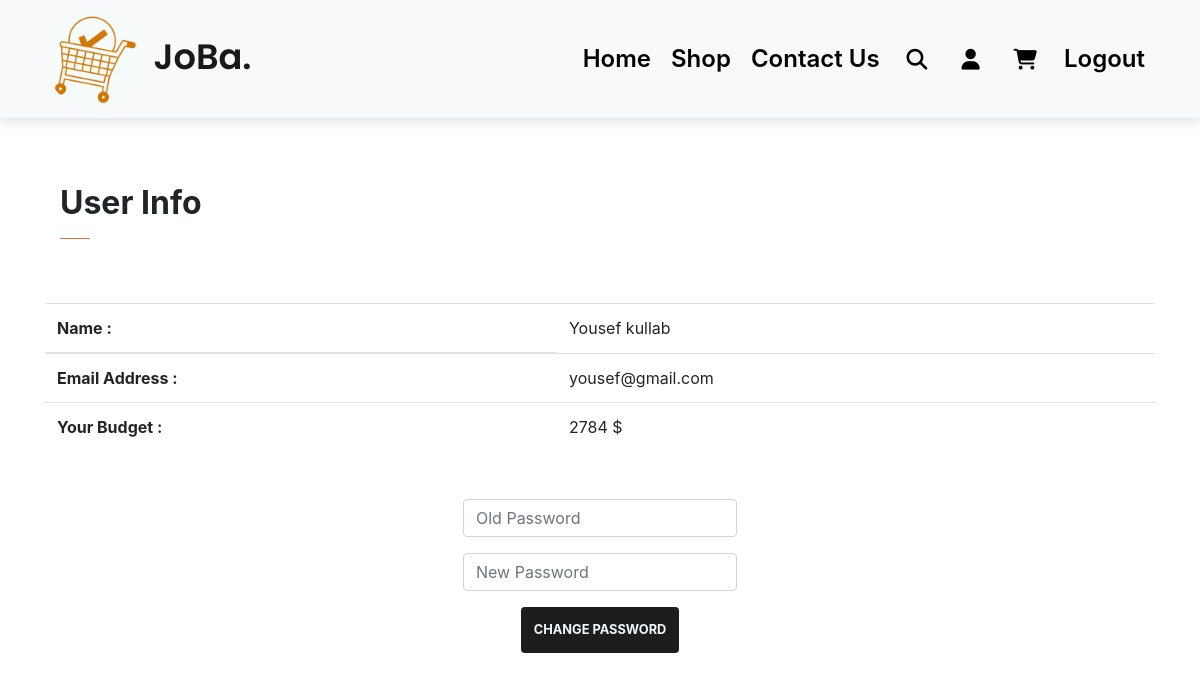
The app's page /profile (signed in), older data.
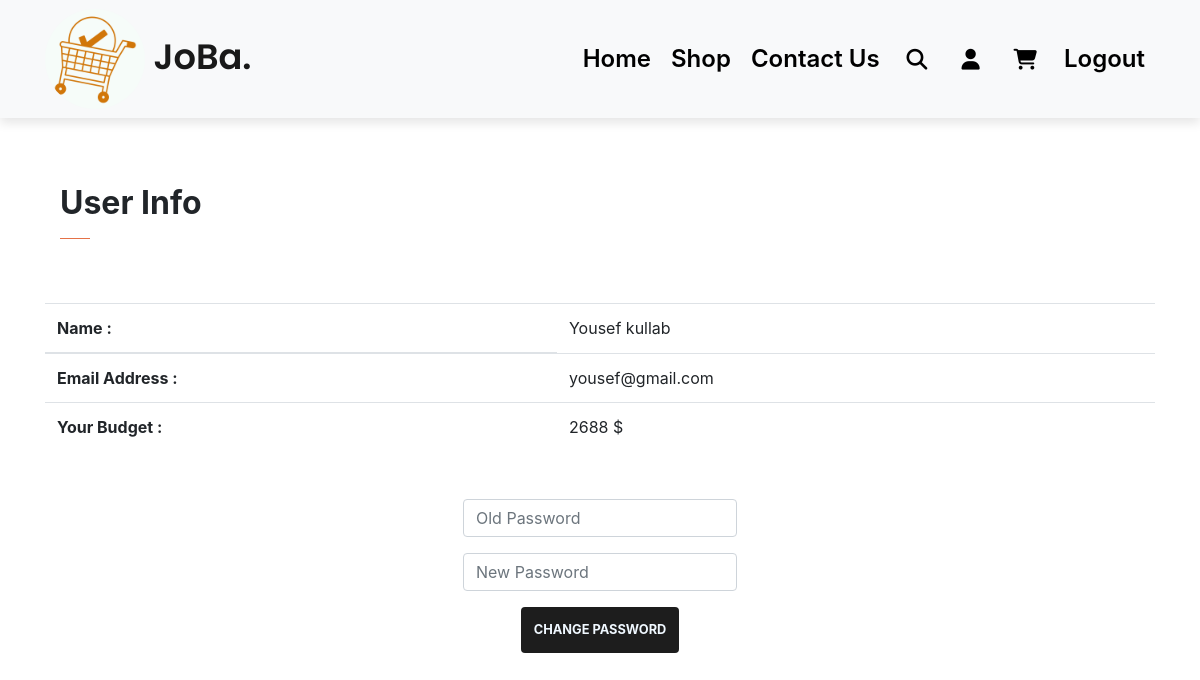
The same page, newer data.
### JoBa/models.py (models this page shows)
class User(db.Model, UserMixin):
    id = db.Column(db.Integer, primary_key=True)
    email = db.Column(db.String(150), unique=True)
    password = db.Column(db.String(150))
    first_name = db.Column(db.String(150))
    budget = db.Column(db.Integer)
    products = db.relationship('Product')

### JoBa/auth.py (the view, shortened to what this page needs)
@auth.route("/profile", methods=["GET", "POST"])
@login_required
def profile():
    if request.method == "GET":
        return render_template("profile.html", title="JoBa-Profile", user=current_user)

### JoBa/__init__.py (called while the page is built)
def create_app():
    app = Flask(__name__)
    app.config["SECRET_KEY"] = "yousefsoftware2002engineer98"  # Use to secret you login session and your website date
    app.config["SQLALCHEMY_DATABASE_URI"] = f"sqlite:///{DB_Name}"
    db.init_app(app)
    from .views import views
    from .auth import auth
    app.register_blueprint(views, url_prefix="/")
    app.register_blueprint(auth, url_prefix="/")
    from .models import User, Product
    with app.app_context():
        db.create_all()
    login_manager = LoginManager()
    login_manager.login_view = "auth.login"
    login_manager.init_app(app)
    @login_manager.user_loader
    def load_user(id):
        return User.query.get(int(id))
    return app

### JoBa/templates/profile.html (shortened to what this page needs)
<!DOCTYPE html>
<html lang="en">
<head>
    <link rel="stylesheet" href="{{ url_for('static', filename='css/style.css')}}">
    <link rel="stylesheet" href="https://cdnjs.cloudflare.com/ajax/libs/font-awesome/6.2.0/css/all.min.css">
    <link rel="stylesheet" href="https://cdn.jsdelivr.net/npm/bootstrap@4.6.2/dist/css/bootstrap.min.css">    <link rel="stylesheet" href="https://cdnjs.cloudflare.com/ajax/libs/font-awesome/6.2.0/css/all.min.css">
</head>
<body>
  <nav class="navbar navbar-expand-lg navbar-light bg-light py-1 fixed-top">
  <div class="container">
      <a class="navbar-brand" href="/">
        <img src="static/images/logo/white.png" alt="logo" class="nav-logo">
        JoBa.
      </a>
      <div class="collapse navbar-collapse" id="navbarSupportedContent">
        <ul class="navbar-nav ml-auto">
          {% if user.is_authenticated %}
              <li class="nav-item">
                <a class="nav-link" href="/">Home</a>
              </li>
              <li class="nav-item">
                <a class="nav-link" href="shop1">Shop</a>
              </li>
              <li class="nav-item">
                <a class="nav-link" href="contact_us">Contact Us</a>
              </li>
              <li class="nav-item">
                <a class="nav-link"><i class="fa-solid fa-magnifying-glass"></i></a>
              </li>
              <li class="nav-item">
                <a class="nav-link" href="profile"><i class="fa-solid fa-user"></i></a>
              </li>
              <li class="nav-item">
                <a class="nav-link" href="cart"><i class="fa-solid fa-cart-shopping"></i></a>
              </li>
              <li class="nav-item">
                <a class="nav-link" href="logout">Logout</a>
              </li>
            {% endif %}
        </ul>
      </div>
    </div>
  </nav>
    <div class="container my-5 pt-3">
      <div class="container py-5">
        <h2 class="font-weight-bold">User Info</h2>
        <hr>
      </div>
      <table class="table mb-5">
          <thead>
            <tr>
              <th scope="col">Name :</th>
              <td scope="col">{{user.first_name}}</td>
            </tr>
          </thead>
          <tbody>
            <tr>
              <th scope="row">Email Address :</th>
              <td>{{user.email}}</td>
            </tr>
            <tr>
              <th scope="row">Your Budget :</th>
              <td>{{user.budget}} $</td>
            </tr>
          </tbody>
        </table>
        <form method="POST">
          <div class="mb-3">
              <input class="form-control mx-auto w-auto" id="password" name="my_password" placeholder="Old Password" type="password">
          </div>
          <div class="mb-3">
              <input class="form-control mx-auto w-auto" id="password" name="new_password" placeholder="New Password" type="password">
          </div>
          <div class="col text-center">
              <button class="btn btn-default" type="submit">Change Password</button>
          </div>
      </form>
    </div>
</body>
</html>

Row changes from the older to the newer data that the page shows:
changed User "Yousef kullab": budget "2784" → "2688"
